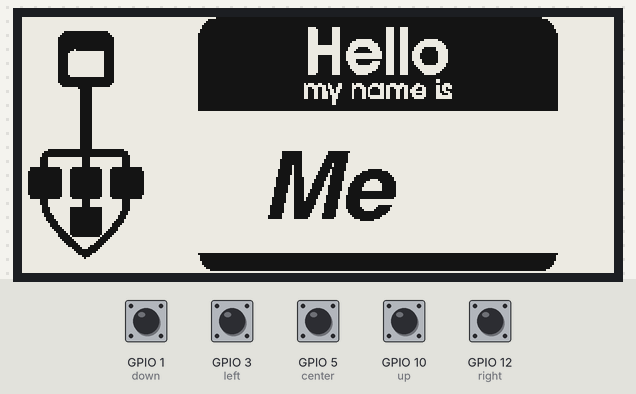
The sketch below on a simulated ESP8266 (NodeMCU). On the bench: 296×128 one-colour display. The test bench sets the inputs (shaded band); at power-on: GPIO 1 (down), GPIO 3 (left), GPIO 5 (center), GPIO 10 (up), GPIO 12 (right) HIGH.

Above: at 3.2 s.
3.3 s: GPIO 1 (down) pulled LOW for 0.15 s
At 6.1 s:
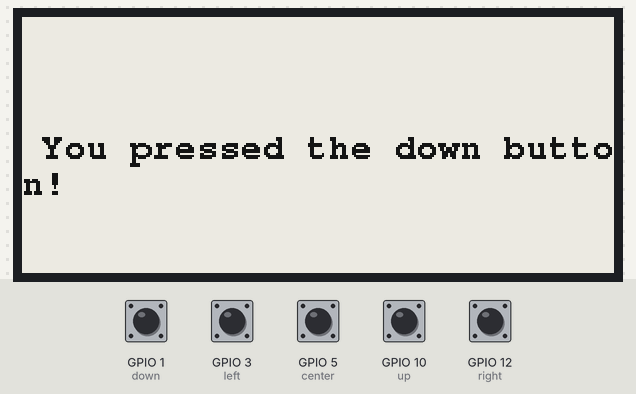
6.4 s: GPIO 3 (left) pulled LOW for 0.15 s
At 8.7 s:
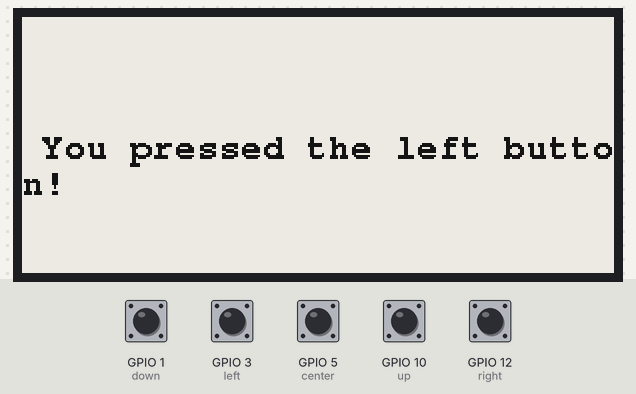
9.5 s: GPIO 10 (up) pulled LOW for 0.15 s
At 12.3 s:
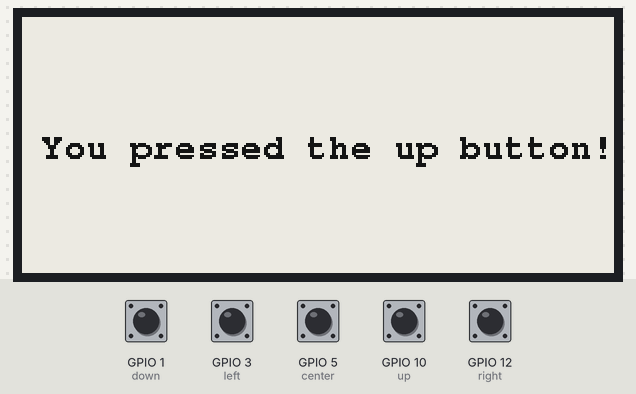
12.6 s: GPIO 12 (right) pulled LOW for 0.15 s
At 15.4 s:
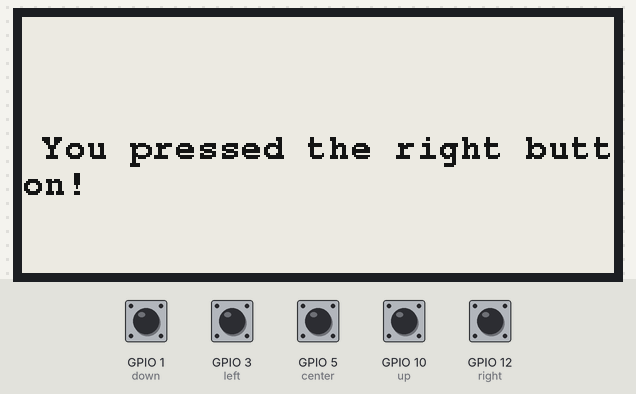
15.7 s: GPIO 5 (center) pulled LOW for 0.15 s
At 18.5 s:
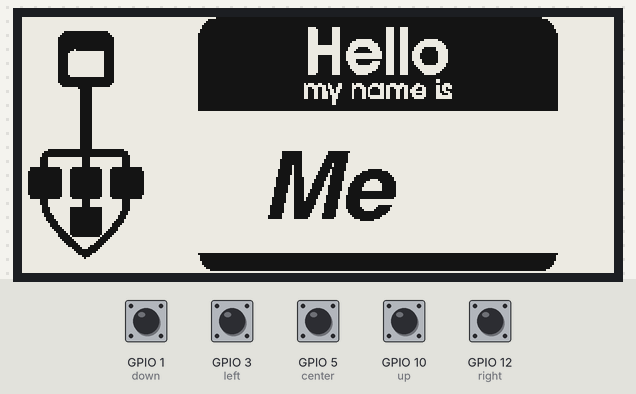
18.8 s: GPIO 1 (down) pulled LOW for 1 s
At 21.8 s:
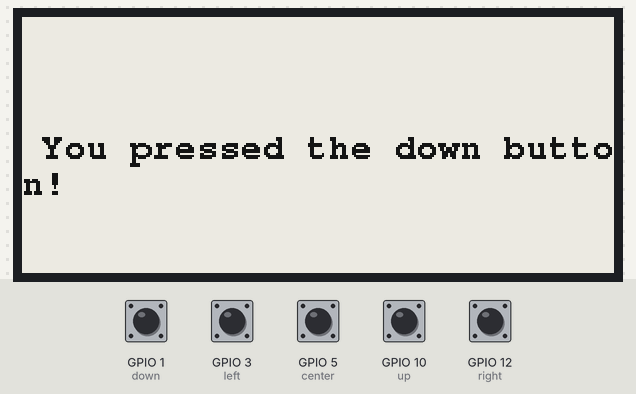
Timing chart, 0 to 23.3 s (numbered marks = the images above; inputs shaded):
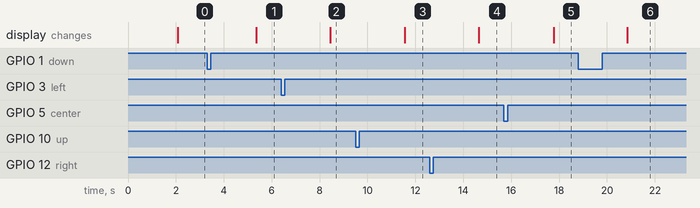

Measured:
- after the input at 3.3 s, the display: changes after 2.1 s (image 1)
- after the input at 6.4 s, the display: changes after 2.1 s (image 2)
- after the input at 9.5 s, the display: changes after 2.1 s (image 3)
- after the input at 12.6 s, the display: changes after 2.1 s (image 4)
- after the input at 15.7 s, the display: changes after 2.1 s (image 5)
- after the input at 18.8 s, the display: changes after 2.1 s (image 6)

The sketch:

mothy.ino
```cpp
  /* e-paper display lib */
#include <GxEPD.h>
//Use the GxGDEW029T5 class if you have Badgy Rev 2C. Make sure you are on GxEPD 3.05 or above
#include <GxGDEW029T5/GxGDEW029T5.h>
//#include <GxGDEW029Z10/GxGDEW029Z10.h>    // 2.9" b/w/r displays
//#include <GxGDEH029A1/GxGDEH029A1.h>
#include <GxIO/GxIO_SPI/GxIO_SPI.h>
#include <GxIO/GxIO.h>
/* include any other fonts you want to use https://github.com/adafruit/Adafruit-GFX-Library */
#include <Fonts/FreeMonoBold9pt7b.h>
#include <Fonts/FreeSansBoldOblique24pt7b.h>
/* "Hello my name is" background image */
#include "mothy.h"
/* WiFi  libs*/
#include <ESP8266WiFi.h>
#include <WiFiClient.h>
#include <DNSServer.h>
#include <ESP8266WebServer.h>
#include <ESP8266HTTPClient.h>
#include <ArduinoJson.h>

//#include <ESP8266HTTPUpdateServer.h>
#include <WiFiManager.h>

/* change this to your name, you may have to adjust font size and cursor location in showHello() to perfectly center the text */
const char* name = "Me";

/* Always include the update server, or else you won't be able to do OTA updates! */
/**/const int port = 8888;
/**/ESP8266WebServer httpServer(port);
/**///ESP8266HTTPUpdateServer httpUpdater;
/*                                                                                */

/* Configure pins for display */
GxIO_Class io(SPI, SS, 0, 2);
GxEPD_Class display(io); // default selection of D4, D2

/* A single byte is used to store the button states for debouncing */
byte buttonState = 0;
byte lastButtonState = 0;   //the previous reading from the input pin
unsigned long lastDebounceTime = 0;  //the last time the output pin was toggled
unsigned long debounceDelay = 50;    //the debounce time

class MOTHEndpoint {
  public:
    MOTHEndpoint(String base_url) {
      this->url = base_url;
    }
  private:
    String url;
};

void setup()
{
  display.init();

  pinMode(1,INPUT_PULLUP); //down
  pinMode(3,INPUT_PULLUP); //left
  pinMode(5,INPUT_PULLUP); //center
  pinMode(12,INPUT_PULLUP); //right
  pinMode(10,INPUT_PULLUP); //up

  /* Enter OTA mode if the center button is pressed */
  if(digitalRead(5)  == 0){
    /* WiFi Manager automatically connects using the saved credentials, if that fails it will go into AP mode */
    WiFiManager wifiManager;
    wifiManager.setAPCallback(configModeCallback);
    wifiManager.autoConnect("Badgy AP");
    /* Once connected to WiFi, startup the OTA update server if the center button is held on boot */
    //httpUpdater.setup(&httpServer);
    httpServer.begin();
    showIP();
    while(1){
      httpServer.handleClient();
    }
  }
  showHello(); //show "Hello my name is" immediately on boot
}

void loop()
{
  byte reading =  (digitalRead(1)  == 0 ? 0 : (1<<0)) | //down
                  (digitalRead(3)  == 0 ? 0 : (1<<1)) | //left
                  (digitalRead(5)  == 0 ? 0 : (1<<2)) | //center
                  (digitalRead(12) == 0 ? 0 : (1<<3)) | //right
                  (digitalRead(10) == 0 ? 0 : (1<<4));  //up

  if(reading != lastButtonState){
    lastDebounceTime = millis();
  }
  if((millis() - lastDebounceTime) > debounceDelay){
    if(reading != buttonState){
      buttonState = reading;
      for(int i=0; i<5; i++){
        if(bitRead(buttonState, i) == 0){
          switch(i){
            case 0:
              //do something when the user presses down
              showText("You pressed the down button!");
              break;
            case 1:
              //do something when the user presses left
              showText("You pressed the left button!");
              break;
            case 2:
              //do something when the user presses center
              //showText("You pressed the center button!");
              showHello();
              break;
            case 3:
              //do something when the user presses right
              showText("You pressed the right button!");
              break;
            case 4:
              //do something when the user presses up
              showText("You pressed the up button!");
              break;
            default:
              break;
          }
        }
      }
    }
  }
  lastButtonState = reading;
}

void configModeCallback (WiFiManager *myWiFiManager){
  display.setRotation(3); //even = portrait, odd = landscape
  display.fillScreen(GxEPD_WHITE);
  const GFXfont* f = &FreeMonoBold9pt7b ;
  display.setTextColor(GxEPD_BLACK);
  display.setFont(f);
  display.setCursor(0,50);
  display.println("Connect to Badgy AP");
  display.println("to setup your WiFi!");
  display.update();
}

void showText(char *text)
{
  display.setRotation(3); //even = portrait, odd = landscape
  display.fillScreen(GxEPD_WHITE);
  const GFXfont* f = &FreeMonoBold9pt7b ;
  display.setTextColor(GxEPD_BLACK);
  display.setFont(f);
  display.setCursor(10,70);
  display.println(text);
  display.update();
}

void showIP(){
  display.setRotation(3); //even = portrait, odd = landscape
  display.fillScreen(GxEPD_WHITE);
  const GFXfont* f = &FreeMonoBold9pt7b ;
  display.setTextColor(GxEPD_BLACK);
  display.setFont(f);
  display.setCursor(0,10);

  String url = WiFi.localIP().toString() + ":"+String(port)+"/update";
  byte charArraySize = url.length() + 1;
  char urlCharArray[charArraySize];
  url.toCharArray(urlCharArray, charArraySize);

  display.println("You are now connected!");
  display.println("");
  display.println("Go to:");
  display.println(urlCharArray);
  display.println("to upload a new sketch.");
  display.update();
}

void showHello()
{
  display.setRotation(3); //even = portrait, odd = landscape
  display.fillScreen(GxEPD_WHITE);
  display.drawBitmap(hello, 30, 0, 296, 128, GxEPD_WHITE);
  display.drawBitmap(netarch, 0, 0, 67, 128, GxEPD_WHITE);
  const GFXfont* f = &FreeSansBoldOblique24pt7b;
  display.setTextColor(GxEPD_BLACK);
  //display.setTextColor(GxEPD_RED);
  display.setFont(f);
  display.setCursor(90+30,100);
  display.println(name);
  display.update();
}
```

Source omitted: mothy.h (data table, 36274 bytes)
